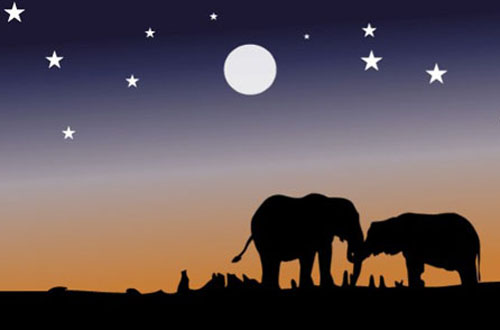
#> input picture img/elephant.jpg, 500 x 330 px
$ jupyter execute 'Dominant Color Extraction.ipynb'
#> lines starting #> are read from the running program, lines starting #| are printed output that depends on the picture
# Image Segmentation

- Segmentation partitions an image into regions having similar visual appearance corresponding to parts of objects
- We will try to extract the most dominant 'K' Colors using K-Means
- We can apply K-Means with each pixel will reassigned to the closest of the K Colors, leading to segmentation

Fig : Image Segmentation with multiple values of K

### 1. Preprocessing The Image

[cell 1]
from matplotlib import pyplot as plt
import numpy as np
import cv2

[cell 2]
im = cv2.imread('img/elephant.jpg')
#> im is the input picture: shape (330, 500, 3); mean B, G, R 85.4, 81.1, 93.9
im = cv2.cvtColor(im,cv2.COLOR_BGR2RGB)
print(im.shape)
#| (330, 500, 3)

plt.axis('off')
plt.imshow(im)
plt.show()

[cell 3]
# Flatten all the 3 Image channels
all_pixels = im.reshape((-1,3))
print(all_pixels.shape)
#| (165000, 3)

### 2. Dominant Color Extraction

[cell 4]
from sklearn.cluster import KMeans

[cell 5]
dominant_colors = 4
km = KMeans(n_clusters=dominant_colors)
km.fit(all_pixels)

[cell 6]
centers = km.cluster_centers_
centers = np.array(centers,dtype='uint8')

[cell 7]
print(centers)

#### Plotting the dominant colors

[cell 8]
i = 1
print("4 Most Dominant Colors in Image are : ")
plt.figure(0,figsize=(10,4))
colors = []
for col in centers:
    plt.subplot(1,4,i);
    plt.axis('off')
    i += 1
    colors.append(col)
    a = np.zeros((100,100,3),dtype='uint8')
    a[:,:,:] = col
    plt.imshow(a)
plt.show()
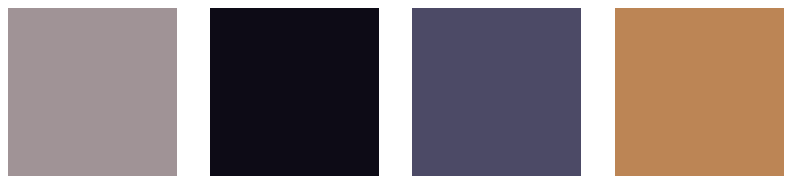
#> figure drawn by matplotlib, 4 panels

### 3. Segmenting The Image

[cell 9]
new_img = np.zeros((330*500,3),dtype='uint8')
print(new_img.shape)

[cell 10]
for ix in range(new_img.shape[0]):
    new_img[ix] = colors[km.labels_[ix]]
new_img = new_img.reshape((330,500,3))

plt.figure(1,figsize=(15,15))
plt.subplot(1,2,1)
plt.title("Original Image")
plt.axis('off')
plt.imshow(im)
plt.subplot(1,2,2)

plt.title("Segmented Image")
plt.axis('off')
plt.imshow(new_img)
plt.show()
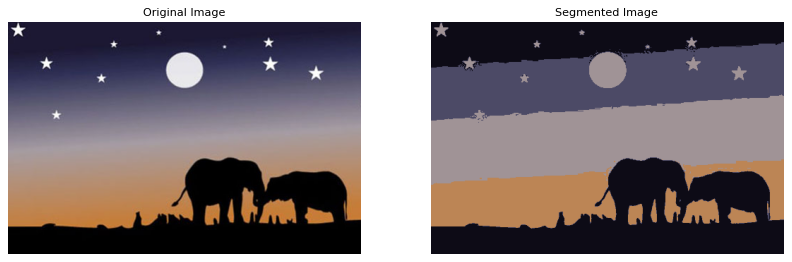
#> figure drawn by matplotlib, 2 panels

$ run again, with img/example.png saved as img/elephant.jpg
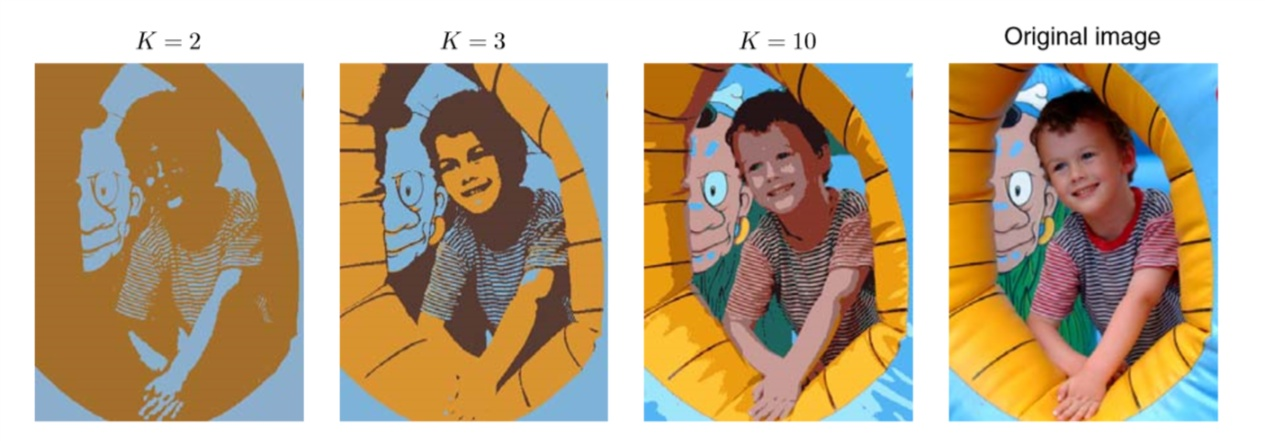
#> input picture img/example.png, 1265 x 441 px
#> im is the input picture: shape (441, 1265, 3); mean B, G, R 142.5, 167.9, 185.9
#| (441, 1265, 3)
#| (557865, 3)
#> `plt.show()`:
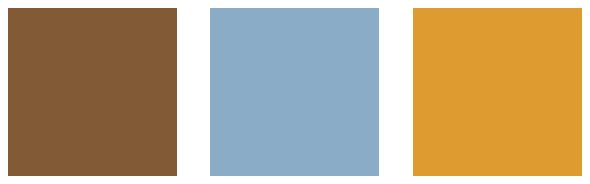
#> figure drawn by matplotlib, 4 panels
#> `plt.show()`:
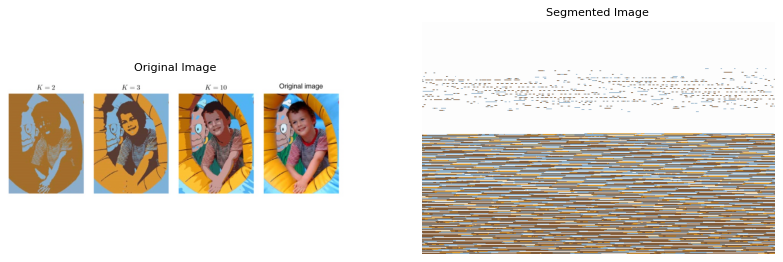
#> figure drawn by matplotlib, 2 panels
